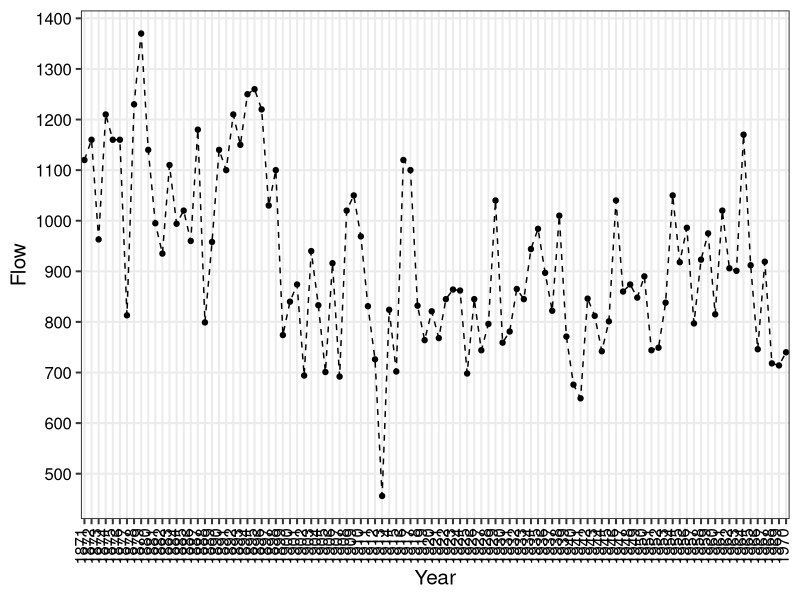

Write the R code that produced this figure.
## ---- chunk 1
#library used
library(magrittr)
library(dplyr)
library(ggplot2)
## ---- chunk 2
str(Nile)
## ---- chunk 3
data.frame(Year = 1871:1970,
           Flow = Nile) %>% 
  ggplot(aes(x = Year, y = Flow)) +
  geom_point() +
  geom_line(lty = 2) +
  theme_bw(base_size = 15) +
  scale_y_continuous(minor_breaks = NULL,
                     n.breaks = 10) +
  scale_x_continuous(breaks = 1871:1970,
                     minor_breaks = NULL,
                     expand = c(0, .5, 0, .5)) +
  theme(axis.text = element_text(colour = 'black'),
        axis.text.x = element_text(angle = 90,
                                   vjust = .2))
